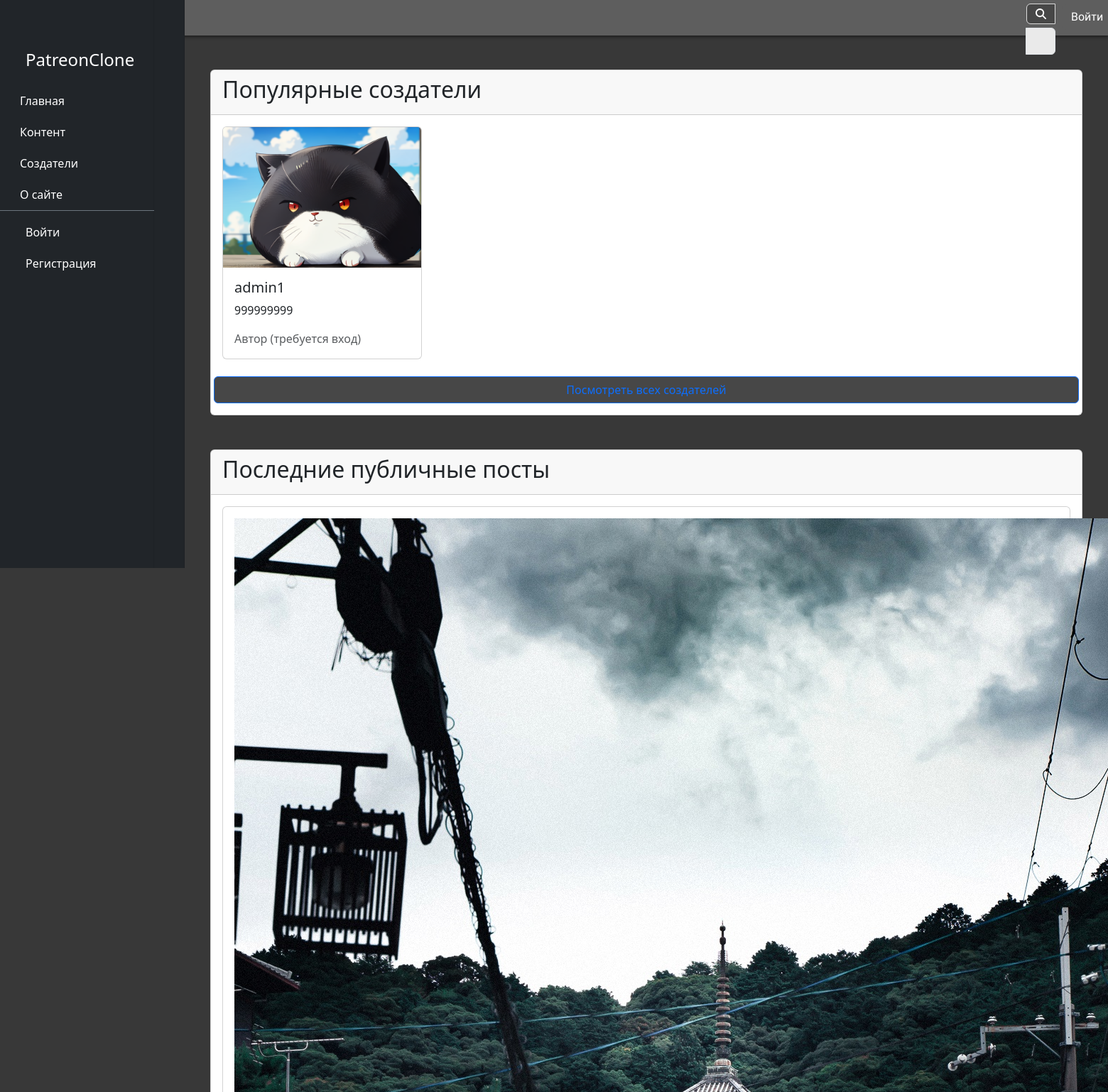
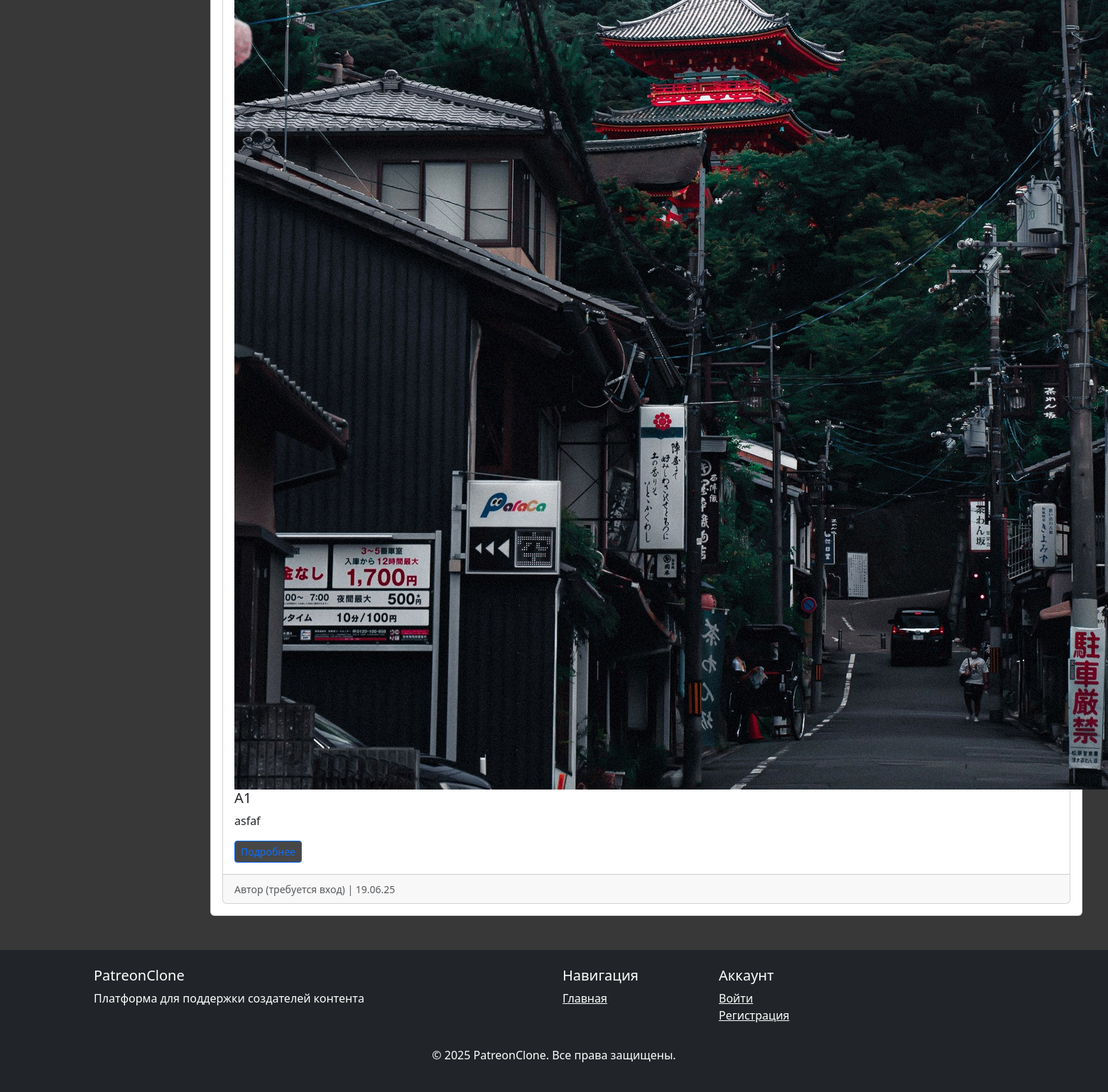
/home/, run on the app's committed database (2 pictures, top to bottom).
### home/models.py (models this page shows, shortened)
class CustomUser(AbstractUser):
    ROLE_CHOICES = (
        ('user', 'Regular User'),
        ('creator', 'Content Creator'),
    )
    role = models.CharField(max_length=10, choices=ROLE_CHOICES, default='user')
    first_name = models.CharField(max_length=30, blank=True, null=True)
    last_name = models.CharField(max_length=150, blank=True, null=True)
    email = models.EmailField(blank=True, null=True)
    bio = models.TextField(blank=True, null=True)
    avatar = models.ImageField(default='avatars/default_pic.png', upload_to='avatars/', blank=True, null=True)
    banner = models.ImageField(default='banners/default_banner.jpg', upload_to='banner/', blank=True, null=True)
    created_at = models.DateTimeField(auto_now_add=True)
    website = models.URLField(blank=True, null=True)
    social_media = models.CharField(max_length=255, blank=True, null=True)

class Content(models.Model):
    creator = models.ForeignKey(
        settings.AUTH_USER_MODEL,
        on_delete=models.CASCADE,
        limit_choices_to={'role': 'creator'}  # Важно: только создатели!
    )
    tier = models.ForeignKey(Tier, on_delete=models.SET_NULL, null=True, blank=True)
    title = models.CharField(max_length=200)
    description = models.TextField()
    file = models.FileField(upload_to='content_files/')  # Основное поле для файлов
    file_size = models.PositiveIntegerField(
        blank=True,
        null=True,
        editable=False,
        verbose_name="Размер файла (байты)"
    )
    created_at = models.DateTimeField(auto_now_add=True)
    is_public = models.BooleanField(default=False)  # Бесплатный контент
    download_count = models.IntegerField(default=0)

### home/views.py (the view, shortened to what this page needs)
# urls.py: path('home/', include('home.urls')),
def home(request):
    featured_creators = CustomUser.objects.filter(role='creator').order_by('-date_joined')[:5]
    latest_posts = Content.objects.filter(is_public=True).order_by('-created_at')[:5]
    user_subscriptions = None
    user_contents = None
    return render(request, 'index.html', {
        'featured_creators': featured_creators,
        'latest_posts': latest_posts,
        'user_subscriptions': user_subscriptions,
        'user_contents': user_contents
    })

### home/templates/index.html (shortened to what this page needs)
{% extends "base.html" %}
{% load static %}
{% block content %}
<div class="container mt-5">
    <div class="card mb-5">
        <div class="card-header">
            <h2>Популярные создатели</h2>
        </div>
        <div class="card-body">
            <div class="row">
                {% for creator in featured_creators %}
                    <div class="col-md-3 mb-4">
                        <div class="card h-100">
                            {% if creator.avatar %}
                                <img src="{{ creator.avatar.url }}" class="card-img-top" alt="{{ creator.username }}">
                            {% endif %}
                            <div class="card-body">
                                <h5 class="card-title">{{ creator.username }}</h5>
                                <p class="card-text">{{ creator.bio|truncatechars:100 }}</p>
                                {% if user.is_authenticated %}
                                    <a href="{% url 'profile' user_id=creator.id %}" class="btn btn-sm btn-outline-primary">Профиль</a>
                                {% else %}
                                    <span class="text-muted">Автор (требуется вход)</span>
                                {% endif %}
                            </div>
                        </div>
                    </div>
                {% empty %}
                    <div class="col-12">
                        <p>Популярные создатели не найдены</p>
                    </div>
                {% endfor %}
                <a href="{% url 'creator_list' %}" class="btn btn-outline-primary">
                    Посмотреть всех создателей
                </a>
            </div>
        </div>
    </div>
    {% if latest_posts %}
    <div class="card">
        <div class="card-header">
            <h2>Последние публичные посты</h2>
        </div>
        <div class="card-body">
            <div class="row">
                {% for post in latest_posts %}
                    <div class="col-md-12 mb-12">
                        <div class="card h-100">
                            <div class="card-body">
                                <a class="card-image"><img src="{% static 'img/postpic.jpg' %}"></a>
                                <h5 class="card-title">{{ post.title }}</h5>
                                <p class="card-text">{{ post.description|truncatechars:100 }}</p>
                                <a href="{% url 'content_detail' post.id %}" class="btn btn-sm btn-outline-primary">
                                    Подробнее
                                </a>
                            </div>
                            <div class="card-footer">
                                <small class="text-muted">
                                    {% if user.is_authenticated %}
                                        Автор: {{ post.creator.username }} |
                                    {% else %}
                                        Автор (требуется вход) |
                                    {% endif %}
                                    {{ post.created_at|date:"d.m.y" }}
                                </small>
                            </div>
                        </div>
                    </div>
                {% empty %}
                    <div class="col-12">
                        <p>Публичный контент не найден</p>
                    </div>
                {% endfor %}
            </div>
        </div>
    </div>
    {% endif %}
</div>
{% endblock content %}

### static/css/style.css (style rules this page uses)
html { height: 100%; }
body { background: #383838; min-height: 100vh; margin: 0; padding: 0; box-sizing: border-box; }
.btn { background-color: #474747; }

### data on the page
CustomUser: avatar (placeholder picture), username "admin1", bio "999999999"
Content: title "A1", description "asfaf", created_at "19.06.25"
